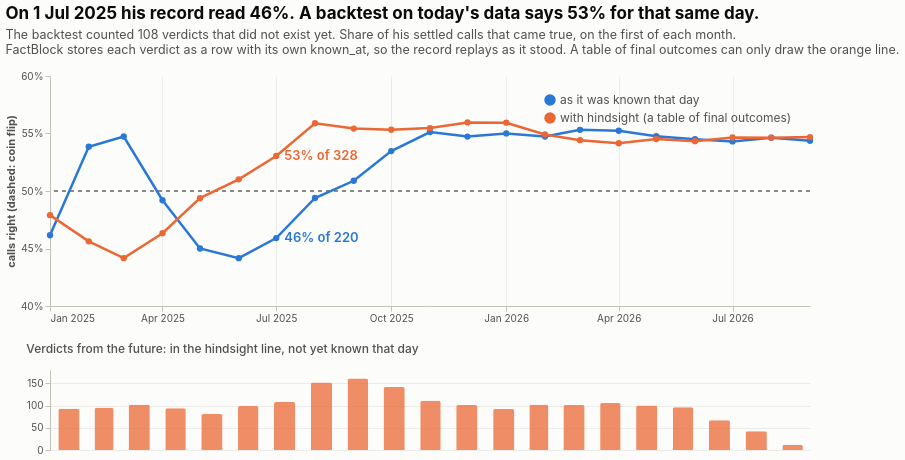

Here is the notebook cell this chart was saved with:
### Markdown cell above
## 1. How good was his record at the time?

Blue: on the first of each month, the share of his settled calls that had come true, using only the verdicts known that day. Orange: the same day, scored the way a backtest scores it from a table of final outcomes, with every verdict known today. The bars underneath are the verdicts the orange line uses that did not exist yet.

### Code cell
v = views.track_record(con, pq, AS_OF)
show(v)
r = next(r for r in v["rows"] if r["day"] == "2025-07-01")
print(f"1 Jul 2025: known {r['known']} verdicts, {r['known_rate']:.1%} right; hindsight {r['hindsight']} verdicts, {r['hindsight_rate']:.1%} right")

### Figure 1 — Vega-Lite specification as saved in the notebook (floating-point values rounded to 4 significant figures)
{"$schema": "https://vega.github.io/schema/vega-lite/v5.json", "config": {"axis": {"domainColor": "#c3c2b7", "gridColor": "#ecebe7", "labelColor": "#52514e", "tickColor": "#c3c2b7", "titleColor": "#52514e"}, "background": "#fcfcfb", "font": "Inter, system-ui, sans-serif", "legend": {"labelColor": "#52514e", "titleColor": "#52514e"}, "title": {"anchor": "start", "color": "#0b0b0b", "fontSize": 17, "offset": 14, "subtitleColor": "#52514e", "subtitleFontSize": 12.5, "subtitlePadding": 6}, "view": {"stroke": null}}, "title": {"subtitle": ["The backtest counted 108 verdicts that did not exist yet. Share of his settled calls that came true, on the first of each month.", "FactBlock stores each verdict as a row with its own known_at, so the record replays as it stood. A table of final outcomes can only draw the orange line."], "text": "On 1 Jul 2025 his record read 46%. A backtest on today's data says 53% for that same day."}, "vconcat": [{"data": {"values": [{"calls": 26, "day": "2025-01-01", "label": null, "rate": 0.4615, "series": "as it was known that day"}, {"calls": 119, "day": "2025-01-01", "label": null, "rate": 0.479, "series": "with hindsight (a table of final outcomes)"}, {"calls": 65, "day": "2025-02-01", "label": null, "rate": 0.5385, "series": "as it was known that day"}, {"calls": 160, "day": "2025-02-01", "label": null, "rate": 0.4562, "series": "with hindsight (a table of final outcomes)"}, {"calls": 95, "day": "2025-03-01", "label": null, "rate": 0.5474, "series": "as it was known that day"}, {"calls": 197, "day": "2025-03-01", "label": null, "rate": 0.4416, "series": "with hindsight (a table of final outcomes)"}, {"calls": 124, "day": "2025-04-01", "label": null, "rate": 0.4919, "series": "as it was known that day"}, {"calls": 218, "day": "2025-04-01", "label": null, "rate": 0.4633, "series": "with hindsight (a table of final outcomes)"}, {"calls": 160, "day": "2025-05-01", "label": null, "rate": 0.45, "series": "as it was known that day"}, {"calls": 241, "day": "2025-05-01", "label": null, "rate": 0.4938, "series": "with hindsight (a table of final outcomes)"}, {"calls": 197, "day": "2025-06-01", "label": null, "rate": 0.4416, "series": "as it was known that day"}, {"calls": 296, "day": "2025-06-01", "label": null, "rate": 0.5101, "series": "with hindsight (a table of final outcomes)"}, {"calls": 220, "day": "2025-07-01", "label": "46% of 220", "rate": 0.4591, "series": "as it was known that day"}, {"calls": 328, "day": "2025-07-01", "label": "53% of 328", "rate": 0.5305, "series": "with hindsight (a table of final outcomes)"}, {"calls": 247, "day": "2025-08-01", "label": null, "rate": 0.4939, "series": "as it was known that day"}, {"calls": 399, "day": "2025-08-01", "label": null, "rate": 0.5589, "series": "with hindsight (a table of final outcomes)"}, {"calls": 281, "day": "2025-09-01", "label": null, "rate": 0.5089, "series": "as it was known that day"}, {"calls": 442, "day": "2025-09-01", "label": null, "rate": 0.5543, "series": "with hindsight (a table of final outcomes)"}, {"calls": 346, "day": "2025-10-01", "label": null, "rate": 0.5347, "series": "as it was known that day"}, {"calls": 488, "day": "2025-10-01", "label": null, "rate": 0.5533, "series": "with hindsight (a table of final outcomes)"}, {"calls": 410, "day": "2025-11-01", "label": null, "rate": 0.5512, "series": "as it was known that day"}, {"calls": 521, "day": "2025-11-01", "label": null, "rate": 0.5547, "series": "with hindsight (a table of final outcomes)"}, {"calls": 444, "day": "2025-12-01", "label": null, "rate": 0.5473, "series": "as it was known that day"}, {"calls": 545, "day": "2025-12-01", "label": null, "rate": 0.5596, "series": "with hindsight (a table of final outcomes)"}, {"calls": 489, "day": "2026-01-01", "label": null, "rate": 0.5501, "series": "as it was known that day"}, {"calls": 581, "day": "2026-01-01", "label": null, "rate": 0.5594, "series": "with hindsight (a table of final outcomes)"}, {"calls": 528, "day": "2026-02-01", "label": null, "rate": 0.5473, "series": "as it was known that day"}, {"calls": 630, "day": "2026-02-01", "label": null, "rate": 0.5492, "series": "with hindsight (a table of final outcomes)"}, {"calls": 555, "day": "2026-03-01", "label": null, "rate": 0.5532, "series": "as it was known that day"}, {"calls": 656, "day": "2026-03-01", "label": null, "rate": 0.5442, "series": "with hindsight (a table of final outcomes)"}, {"calls": 592, "day": "2026-04-01", "label": null, "rate": 0.5524, "series": "as it was known that day"}, {"calls": 698, "day": "2026-04-01", "label": null, "rate": 0.5415, "series": "with hindsight (a table of final outcomes)"}, {"calls": 630, "day": "2026-05-01", "label": null, "rate": 0.5476, "series": "as it was known that day"}, {"calls": 730, "day": "2026-05-01", "label": null, "rate": 0.5452, "series": "with hindsight (a table of final outcomes)"}, {"calls": 666, "day": "2026-06-01", "label": null, "rate": 0.545, "series": "as it was known that day"}, {"calls": 762, "day": "2026-06-01", "label": null, "rate": 0.5433, "series": "with hindsight (a table of final outcomes)"}, {"calls": 707, "day": "2026-07-01", "label": null, "rate": 0.5431, "series": "as it was known that day"}, {"calls": 774, "day": "2026-07-01", "label": null, "rate": 0.5465, "series": "with hindsight (a table of final outcomes)"}, {"calls": 734, "day": "2026-08-01", "label": null, "rate": 0.5463, "series": "as it was known that day"}, {"calls": 776, "day": "2026-08-01", "label": null, "rate": 0.5464, "series": "with hindsight (a table of final outcomes)"}, {"calls": 767, "day": "2026-09-01", "label": null, "rate": 0.5437, "series": "as it was known that day"}, {"calls": 779, "day": "2026-09-01", "label": null, "rate": 0.5469, "series": "with hindsight (a table of final outcomes)"}]}, "height": 230, "layer": [{"encoding": {"y": {"datum": 0.5}}, "mark": {"color": "#8c8b85", "strokeDash": [4, 4], "type": "rule"}}, {"encoding": {"color": {"field": "series", "legend": {"direction": "vertical", "labelFontSize": 12, "labelLimit": 400, "orient": "top-right"}, "scale": {"domain": ["as it was known that day", "with hindsight (a table of final outcomes)"], "range": ["#2a78d6", "#eb6834"]}, "title": null, "type": "nominal"}, "tooltip": [{"field": "day", "format": "%d %b %Y", "type": "temporal"}, {"field": "series"}, {"field": "rate", "format": ".1%", "title": "right"}, {"field": "calls", "title": "settled calls"}], "x": {"axis": {"format": "%b %Y", "tickCount": 8}, "field": "day", "title": null, "type": "temporal"}, "y": {"axis": {"format": ".0%"}, "field": "rate", "scale": {"clamp": true, "domain": [0.4, 0.6], "zero": false}, "title": "calls right (dashed: coin flip)", "type": "quantitative"}}, "mark": {"point": {"filled": true, "size": 40}, "strokeWidth": 2.5, "type": "line"}}, {"encoding": {"color": {"field": "series", "legend": null, "scale": {"domain": ["as it was known that day", "with hindsight (a table of final outcomes)"], "range": ["#2a78d6", "#eb6834"]}, "type": "nominal"}, "text": {"field": "label"}, "x": {"axis": {"format": "%b %Y", "tickCount": 8}, "field": "day", "title": null, "type": "temporal"}, "y": {"field": "rate", "type": "quantitative"}}, "mark": {"align": "left", "dx": 8, "fontSize": 13, "fontWeight": 600, "type": "text"}, "transform": [{"filter": "datum.label != null"}]}], "width": 760}, {"data": {"values": [{"day": "2025-01-01", "future": 93, "hindsight": 119, "hindsight_rate": 0.479, "known": 26, "known_rate": 0.4615}, {"day": "2025-02-01", "future": 95, "hindsight": 160, "hindsight_rate": 0.4562, "known": 65, "known_rate": 0.5385}, {"day": "2025-03-01", "future": 102, "hindsight": 197, "hindsight_rate": 0.4416, "known": 95, "known_rate": 0.5474}, {"day": "2025-04-01", "future": 94, "hindsight": 218, "hindsight_rate": 0.4633, "known": 124, "known_rate": 0.4919}, {"day": "2025-05-01", "future": 81, "hindsight": 241, "hindsight_rate": 0.4938, "known": 160, "known_rate": 0.45}, {"day": "2025-06-01", "future": 99, "hindsight": 296, "hindsight_rate": 0.5101, "known": 197, "known_rate": 0.4416}, {"day": "2025-07-01", "future": 108, "hindsight": 328, "hindsight_rate": 0.5305, "known": 220, "known_rate": 0.4591}, {"day": "2025-08-01", "future": 152, "hindsight": 399, "hindsight_rate": 0.5589, "known": 247, "known_rate": 0.4939}, {"day": "2025-09-01", "future": 161, "hindsight": 442, "hindsight_rate": 0.5543, "known": 281, "known_rate": 0.5089}, {"day": "2025-10-01", "future": 142, "hindsight": 488, "hindsight_rate": 0.5533, "known": 346, "known_rate": 0.5347}, {"day": "2025-11-01", "future": 111, "hindsight": 521, "hindsight_rate": 0.5547, "known": 410, "known_rate": 0.5512}, {"day": "2025-12-01", "future": 101, "hindsight": 545, "hindsight_rate": 0.5596, "known": 444, "known_rate": 0.5473}, {"day": "2026-01-01", "future": 92, "hindsight": 581, "hindsight_rate": 0.5594, "known": 489, "known_rate": 0.5501}, {"day": "2026-02-01", "future": 102, "hindsight": 630, "hindsight_rate": 0.5492, "known": 528, "known_rate": 0.5473}, {"day": "2026-03-01", "future": 101, "hindsight": 656, "hindsight_rate": 0.5442, "known": 555, "known_rate": 0.5532}, {"day": "2026-04-01", "future": 106, "hindsight": 698, "hindsight_rate": 0.5415, "known": 592, "known_rate": 0.5524}, {"day": "2026-05-01", "future": 100, "hindsight": 730, "hindsight_rate": 0.5452, "known": 630, "known_rate": 0.5476}, {"day": "2026-06-01", "future": 96, "hindsight": 762, "hindsight_rate": 0.5433, "known": 666, "known_rate": 0.545}, {"day": "2026-07-01", "future": 67, "hindsight": 774, "hindsight_rate": 0.5465, "known": 707, "known_rate": 0.5431}, {"day": "2026-08-01", "future": 42, "hindsight": 776, "hindsight_rate": 0.5464, "known": 734, "known_rate": 0.5463}, {"day": "2026-09-01", "future": 12, "hindsight": 779, "hindsight_rate": 0.5469, "known": 767, "known_rate": 0.5437}]}, "encoding": {"tooltip": [{"field": "day", "format": "%d %b %Y", "type": "temporal"}, {"field": "future", "title": "verdicts not yet known"}], "x": {"axis": null, "field": "day", "timeUnit": "yearmonth", "title": null, "type": "temporal"}, "y": {"axis": {"tickCount": 3}, "field": "future", "title": null, "type": "quantitative"}}, "height": 80, "mark": {"color": "#eb6834", "cornerRadiusEnd": 2, "opacity": 0.75, "type": "bar", "width": {"band": 0.6}}, "title": {"color": "#52514e", "fontSize": 12, "fontWeight": 500, "text": "Verdicts from the future: in the hindsight line, not yet known that day"}, "width": 760}]}
